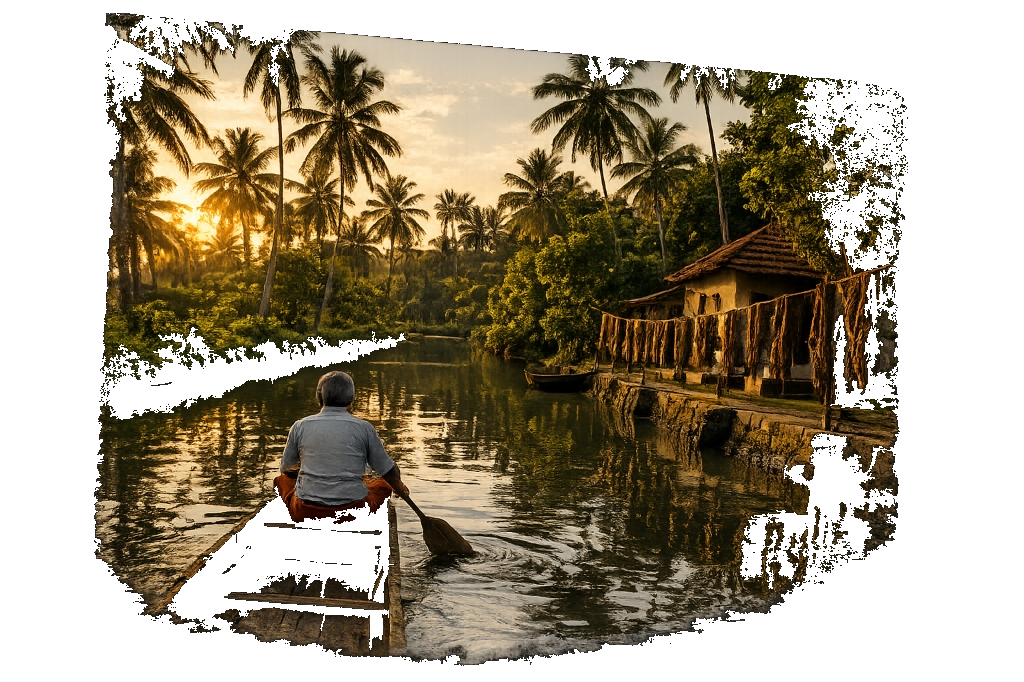
#> input picture p4_backup.png, 1024 x 682 px, found by its file name
$ python crop_p4.py
#> lines starting #> are read from the running program, lines starting #| are printed output that depends on the picture
import shutil
from PIL import Image

# Backup
shutil.copyfile('p4.png', 'p4_backup.png')
print("Backed up p4.png to p4_backup.png")

# Crop
img = Image.open('p4_backup.png')
#> img is the input picture: PIL image 1024x682 RGBA; mean R, G, B, A 59.4, 49.3, 29, 147.8
# Bounding box of non-transparent area was found to be x=94 to 907, y=13 to 665
# crop box is (left, upper, right, lower)
cropped_img = img.crop((94, 13, 908, 666))
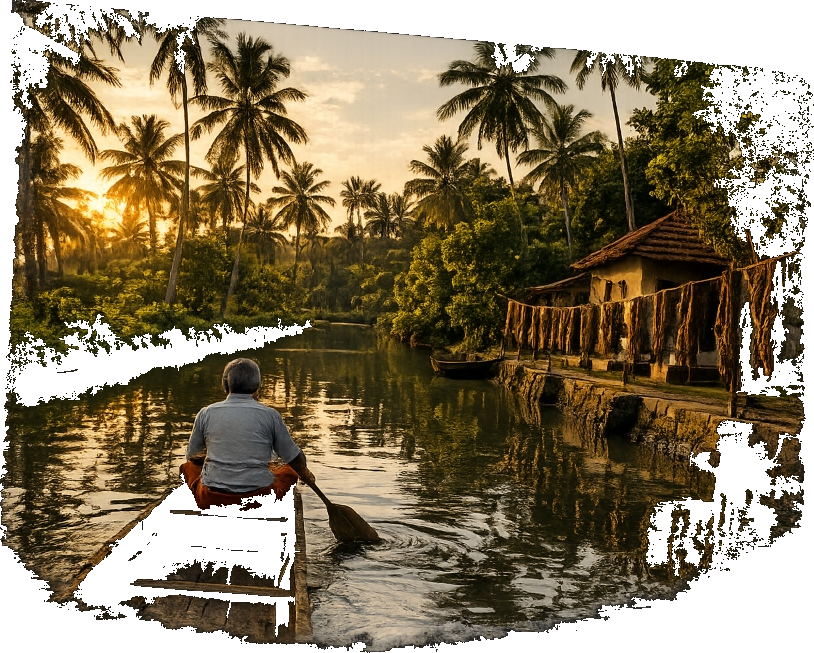
#> cropped_img: PIL image 814x653 RGBA; mean R, G, B, A 78, 64.8, 38.1, 194.2; transparent parts drawn white
cropped_img.save('p4.png')
print("Cropped p4.png saved successfully.")

$ run again, with boutique.png copied over p4_backup.png
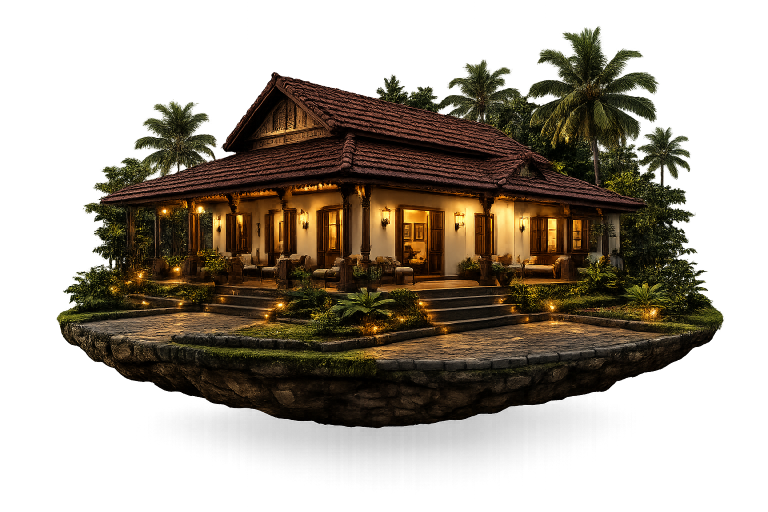
#> input picture boutique.png, 1536 x 1024 px, found by its file name (shown at 1/2 size)
#> img is the input picture: PIL image 1536x1024 RGBA; mean R, G, B, A 61.9, 53.7, 35.5, 118.9
#> `cropped_img = img.crop((94, 13, 908, 666))`:
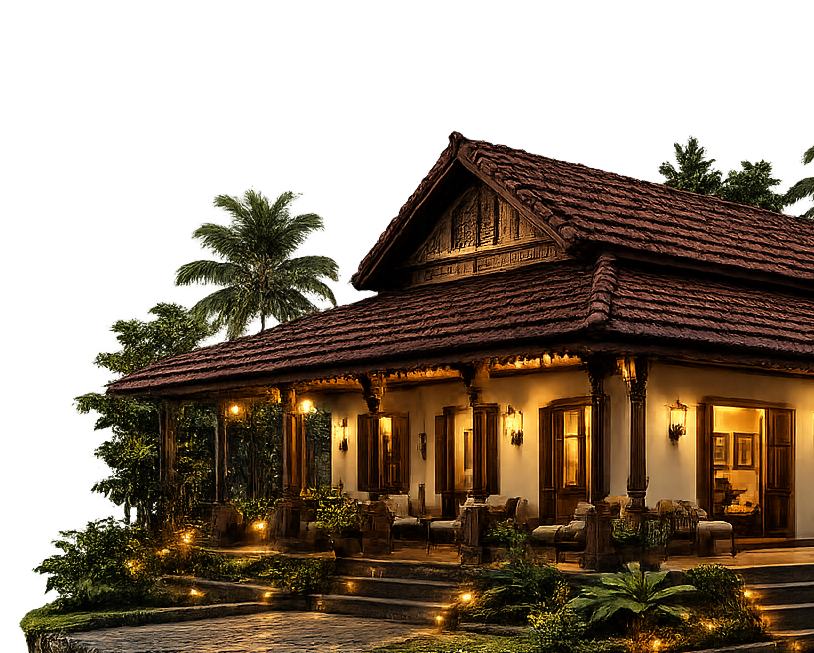
#> cropped_img: PIL image 814x653 RGBA; mean R, G, B, A 80, 64, 39.5, 154.5; transparent parts drawn white

$ run again, with kayak.png copied over p4_backup.png
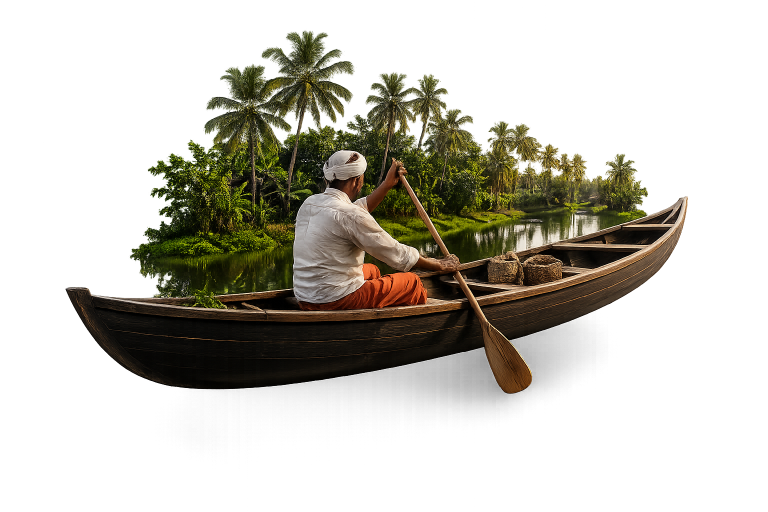
#> input picture kayak.png, 1536 x 1024 px, found by its file name (shown at 1/2 size)
#> img is the input picture: PIL image 1536x1024 RGBA; mean R, G, B, A 78.3, 75.8, 59.6, 81.6
#> `cropped_img = img.crop((94, 13, 908, 666))`:
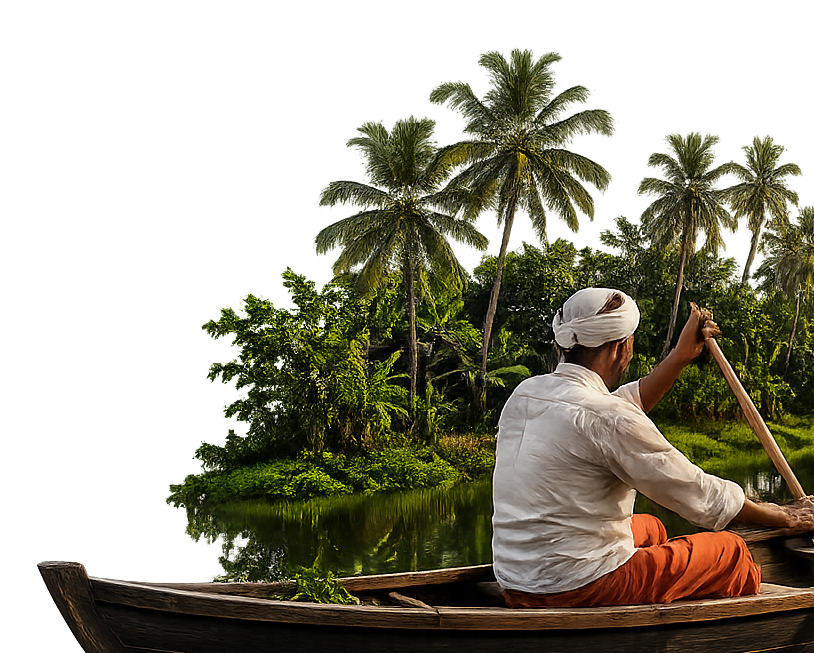
#> cropped_img: PIL image 814x653 RGBA; mean R, G, B, A 88.7, 86.6, 59.4, 137.6; transparent parts drawn white

$ run again, with kayaking.png copied over p4_backup.png
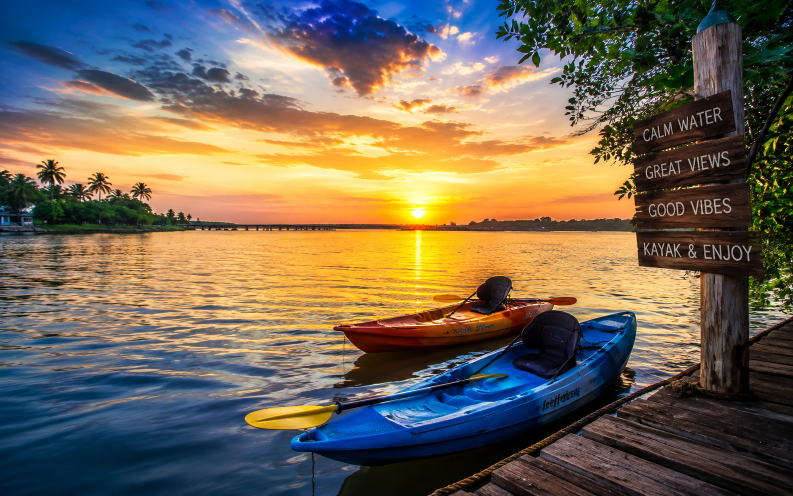
#> input picture kayaking.png, 1586 x 992 px, found by its file name (shown at 1/2 size)
#> img is the input picture: PIL image 1586x992 RGB; mean R, G, B 115.8, 103.9, 86.4
#> `cropped_img = img.crop((94, 13, 908, 666))`:
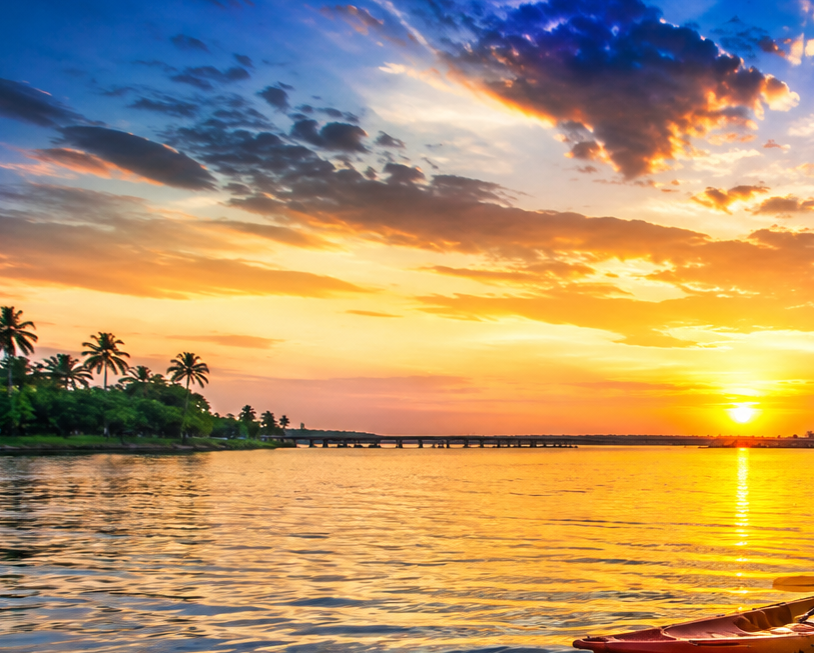
#> cropped_img: PIL image 814x653 RGB; mean R, G, B 178.3, 148.7, 106.6
